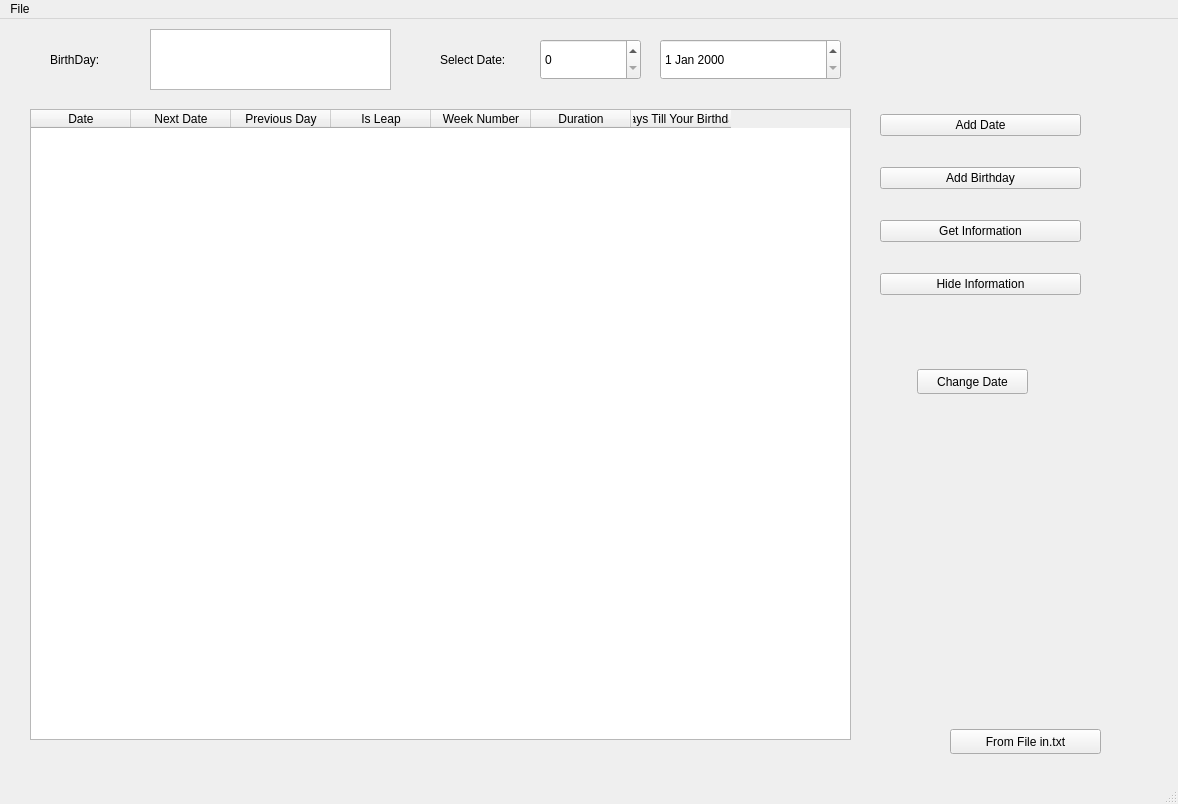
<?xml version="1.0" encoding="UTF-8"?>
<ui version="4.0">
 <class>MainWindow</class>
 <widget class="QMainWindow" name="MainWindow">
  <property name="geometry">
   <rect>
    <x>0</x>
    <y>0</y>
    <width>1178</width>
    <height>804</height>
   </rect>
  </property>
  <property name="windowTitle">
   <string>MainWindow</string>
  </property>
  <widget class="QWidget" name="centralwidget">
   <widget class="QTableWidget" name="tableWidget">
    <property name="geometry">
     <rect>
      <x>30</x>
      <y>90</y>
      <width>821</width>
      <height>631</height>
     </rect>
    </property>
    <column>
     <property name="text">
      <string>Date</string>
     </property>
    </column>
    <column>
     <property name="text">
      <string>Next Date</string>
     </property>
    </column>
    <column>
     <property name="text">
      <string>Previous Day</string>
     </property>
    </column>
    <column>
     <property name="text">
      <string>Is Leap</string>
     </property>
    </column>
    <column>
     <property name="text">
      <string>Week Number</string>
     </property>
    </column>
    <column>
     <property name="text">
      <string>Duration</string>
     </property>
    </column>
    <column>
     <property name="text">
      <string>Days Till Your Birthday</string>
     </property>
    </column>
   </widget>
   <widget class="QDateEdit" name="dateEdit">
    <property name="geometry">
     <rect>
      <x>660</x>
      <y>20</y>
      <width>181</width>
      <height>41</height>
     </rect>
    </property>
   </widget>
   <widget class="QSpinBox" name="selectingSpinBox">
    <property name="geometry">
     <rect>
      <x>540</x>
      <y>20</y>
      <width>101</width>
      <height>41</height>
     </rect>
    </property>
   </widget>
   <widget class="QLabel" name="label">
    <property name="geometry">
     <rect>
      <x>440</x>
      <y>30</y>
      <width>101</width>
      <height>21</height>
     </rect>
    </property>
    <property name="text">
     <string>Select Date:</string>
    </property>
   </widget>
   <widget class="QTextBrowser" name="birthdayBrowser">
    <property name="geometry">
     <rect>
      <x>150</x>
      <y>10</y>
      <width>241</width>
      <height>61</height>
     </rect>
    </property>
   </widget>
   <widget class="QLabel" name="label_2">
    <property name="geometry">
     <rect>
      <x>50</x>
      <y>30</y>
      <width>81</width>
      <height>21</height>
     </rect>
    </property>
    <property name="text">
     <string>BirthDay:</string>
    </property>
   </widget>
   <widget class="QPushButton" name="fileButton">
    <property name="geometry">
     <rect>
      <x>950</x>
      <y>710</y>
      <width>151</width>
      <height>25</height>
     </rect>
    </property>
    <property name="text">
     <string>From File in.txt</string>
    </property>
   </widget>
   <widget class="QWidget" name="layoutWidget">
    <property name="geometry">
     <rect>
      <x>880</x>
      <y>70</y>
      <width>201</width>
      <height>231</height>
     </rect>
    </property>
    <layout class="QVBoxLayout" name="verticalLayout">
     <item>
      <widget class="QPushButton" name="addButton">
       <property name="text">
        <string>Add Date</string>
       </property>
      </widget>
     </item>
     <item>
      <widget class="QPushButton" name="birthdayButton">
       <property name="text">
        <string>Add Birthday</string>
       </property>
      </widget>
     </item>
     <item>
      <widget class="QPushButton" name="informationButton">
       <property name="text">
        <string>Get Information</string>
       </property>
      </widget>
     </item>
     <item>
      <widget class="QPushButton" name="hideButton">
       <property name="text">
        <string>Hide Information</string>
       </property>
      </widget>
     </item>
    </layout>
   </widget>
   <widget class="QPushButton" name="changeButton">
    <property name="geometry">
     <rect>
      <x>917</x>
      <y>350</y>
      <width>111</width>
      <height>25</height>
     </rect>
    </property>
    <property name="text">
     <string>Change Date</string>
    </property>
   </widget>
  </widget>
  <widget class="QMenuBar" name="menubar">
   <property name="geometry">
    <rect>
     <x>0</x>
     <y>0</y>
     <width>1178</width>
     <height>22</height>
    </rect>
   </property>
   <widget class="QMenu" name="menuFile">
    <property name="title">
     <string>File</string>
    </property>
    <addaction name="actionOpen"/>
    <addaction name="actionSave"/>
   </widget>
   <addaction name="menuFile"/>
  </widget>
  <widget class="QStatusBar" name="statusbar"/>
  <action name="actionOpen">
   <property name="text">
    <string>Open</string>
   </property>
  </action>
  <action name="actionSave">
   <property name="text">
    <string>Save</string>
   </property>
  </action>
 </widget>
 <resources/>
 <connections/>
</ui>
